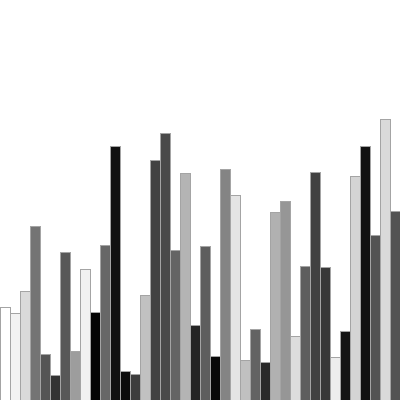
Frame 1 (no input)
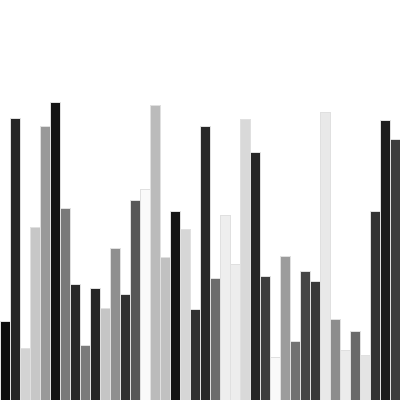
Frame 60 (the mouse pressed at the canvas centre just before this capture)
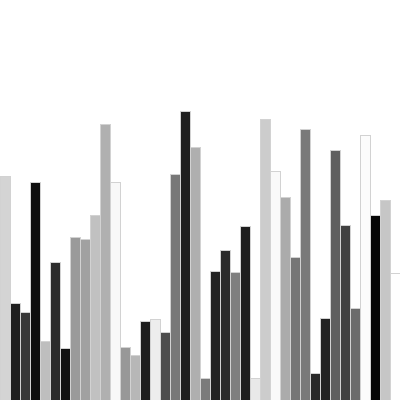
Frame 120 (the mouse held since frame 60 and released just before this capture)

The Processing sketch that drew these frames (run headless with seeded random() and noise(); from frame 60 on, the mouse is pressed at the canvas centre):

// Processing sketch: processing_4419
// ── processing_4419.pde

void setup () {
  size (400, 400);
  frameRate(8);
  colorMode(RGB);
}

void draw() {
  background(255);
  stroke(random(255));
  float heightUp = random(20, 300);
  float colourtest = 30;
 
  
   for (int test = 0; test < width; test += 10) {  
    rect(test, 400, 10, -heightUp);
    color(colourtest+heightUp);
    fill (random(255));
   
   
    heightUp = random(20, 300); 
  }}
  
